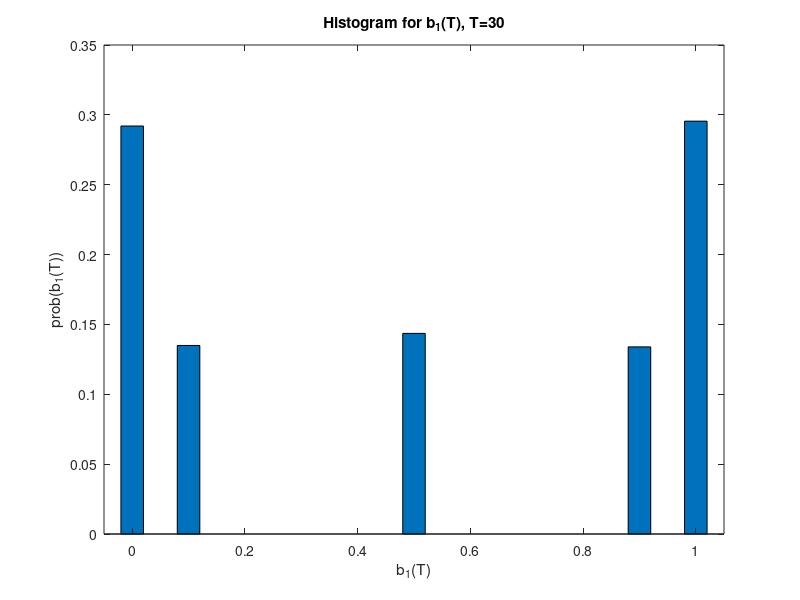

MATLAB code for this plot:
%implements the coin toss experiment in:
%Ziheng Yang, Tianqi Zhu. Overconfident Bayesian model selection.
%Proceedings of the National Academy of Sciences Feb 2018, 201712673; 
%DOI: 10.1073/pnas.1712673115

% Suppose the model set includes 2 models, one that a coin has probability
% of heads of p1, the other of p2. Suppose that the true probability is p.
% This example explores the distribution of the belief weight (b1) for model
% 1 as more tosses are made over time.

%%
p=0.5; p1=0.75; p2=0.25;
T=30; 
reps=100000;
b=zeros(reps,T+1); b(:,1)=0.5; 
for t=1:T 
  x=rand(reps,1)<p;
  l1=p1.^x.*(1-p1).^(1-x);
  l2=p2.^x.*(1-p2).^(1-x);
  bt=l1.*b(:,t);
  bt=bt./(bt+l2.*(1-b(:,t)));
  b(:,t+1)=bt;
end

%%
figure(1); clf
bins=0:0.05:1;
h=hist(b(:,end),0:0.05:1);
bar(bins, h/size(b,1)) % Add '1' for full width
mean(b(:,end)>0.5)
xlabel('b_1(T)')
ylabel('prob(b_1(T))')
xlim([-0.05,1.05])
title(['Histogram for b_1(T), T=' num2str(T)])

%%
%figure(2)
%plot(0:99,b(1:5,1:100))
%xlabel('t')
%ylabel('b_1')
%title(['5 sample paths for belief weight b_1'])
